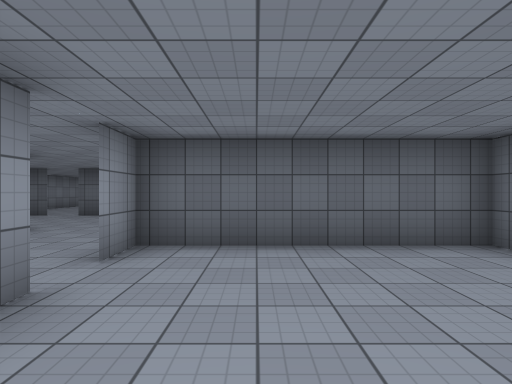
view 1 (above)

24 first-person views from a walk through a 3-D level made in the Unity game engine. The camera is 1.5 m above the floor, looks level and sees 80° across. The floor is counted in squares, 2 m on a side. Each view is taken from the middle of a square. On the plan, view 1 faces up. The plan holds only what a view shows up to about 10 squares ahead; the rest is blank. The place goes on beyond the plan. Surface patterns are stand-ins for the level's own textures.

view 2
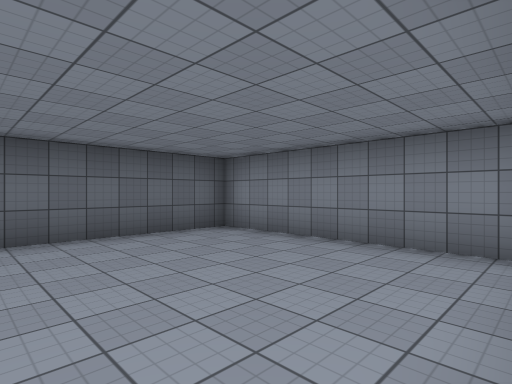

view 3
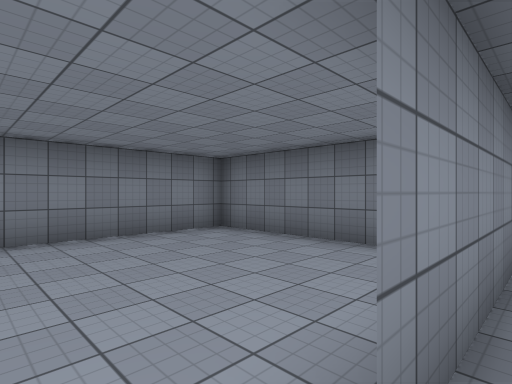

view 4
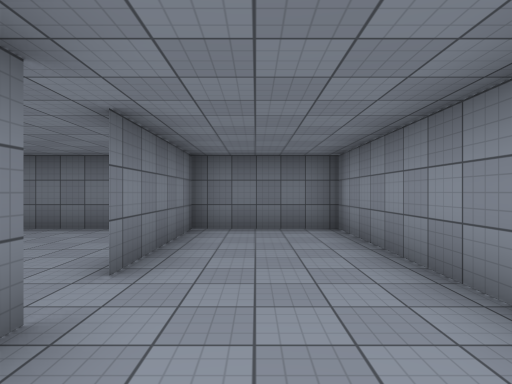

view 5
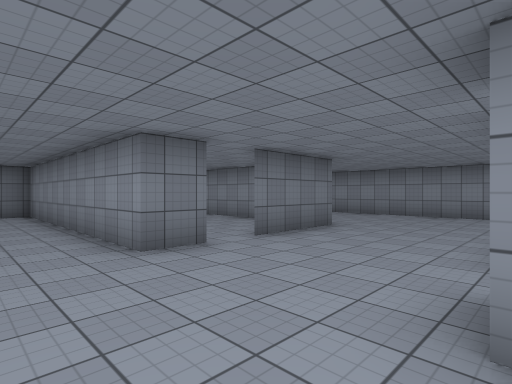

view 6
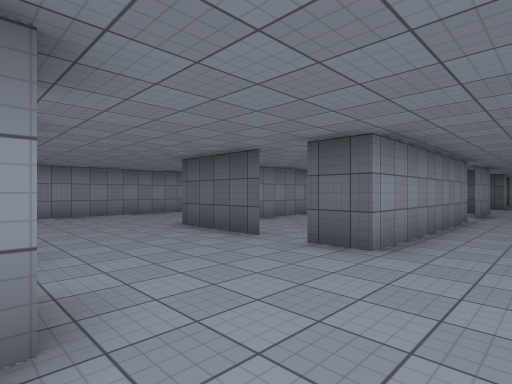

view 7
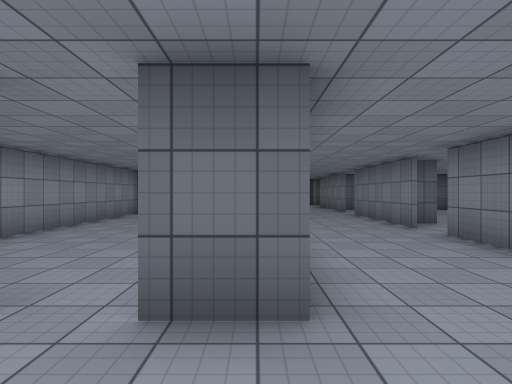

view 8
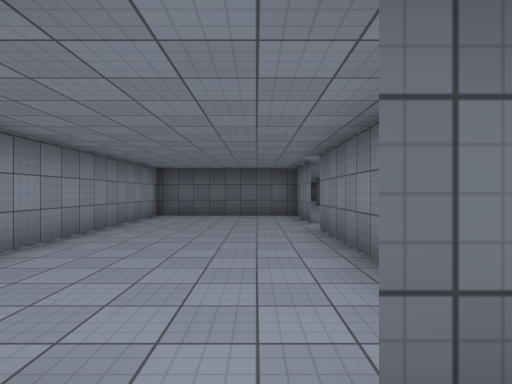

view 9
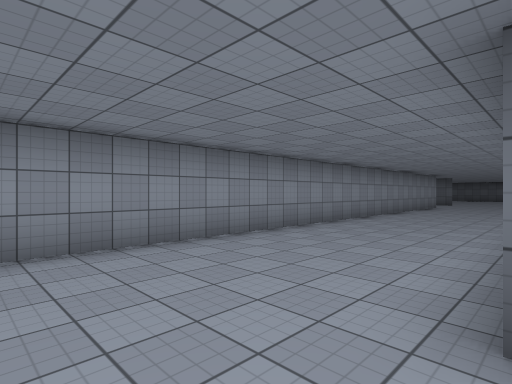

view 10
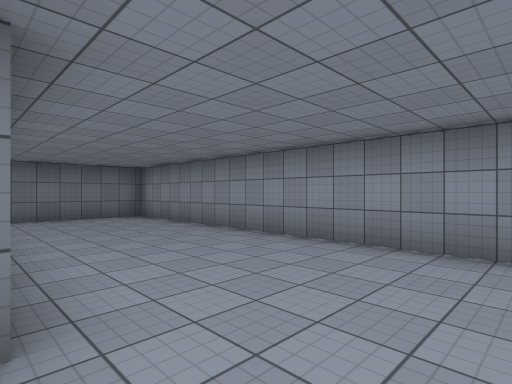

view 11
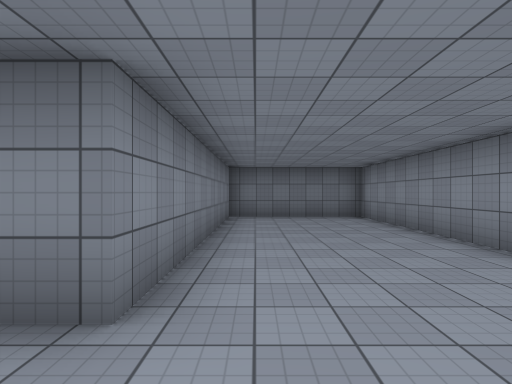

view 12
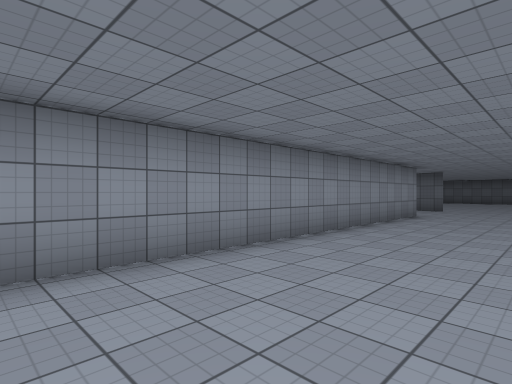

view 13
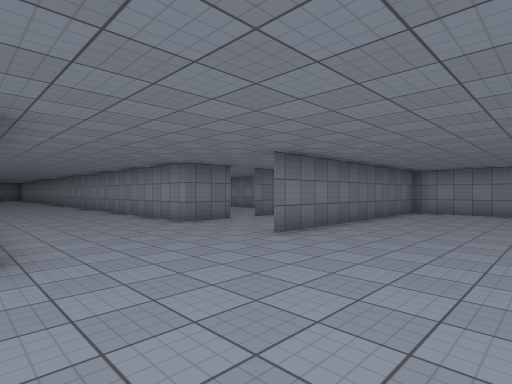

view 14
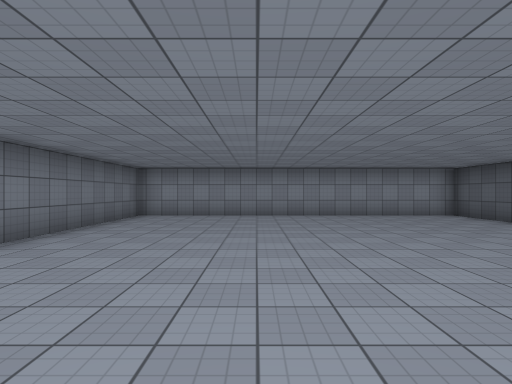

view 15
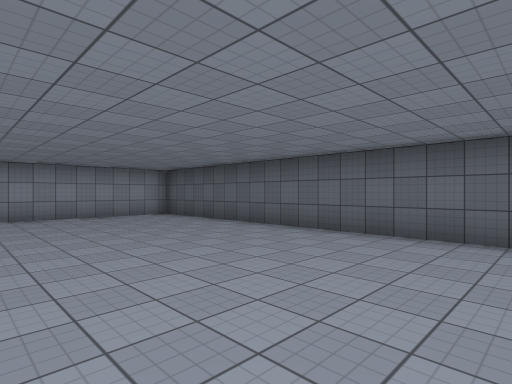

view 16
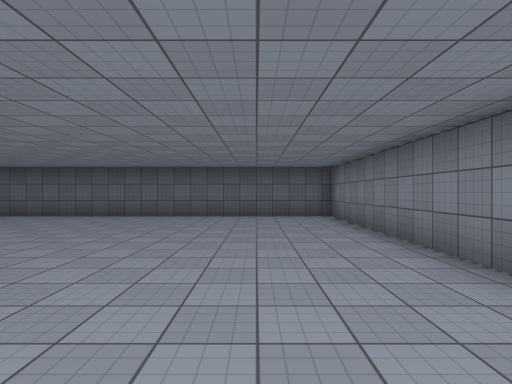

view 17
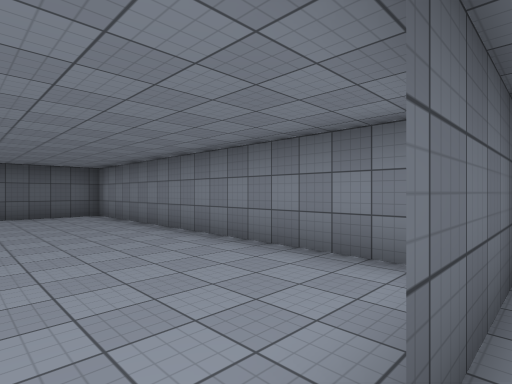

view 18
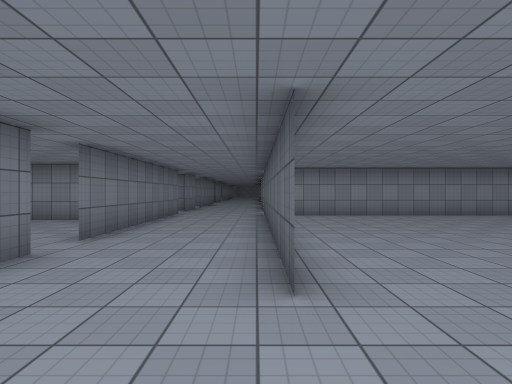

view 19
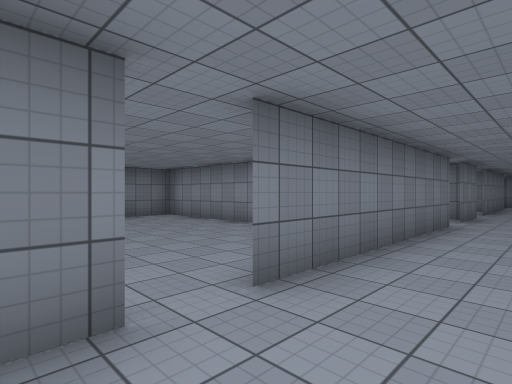

view 20
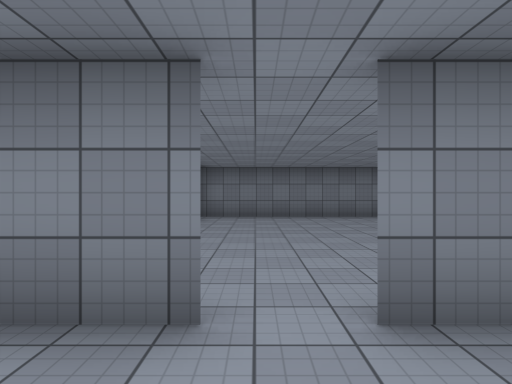

view 21
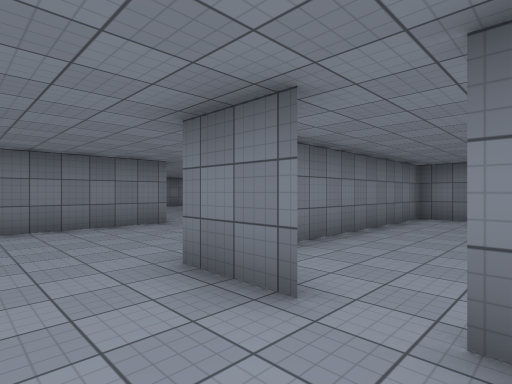

view 22
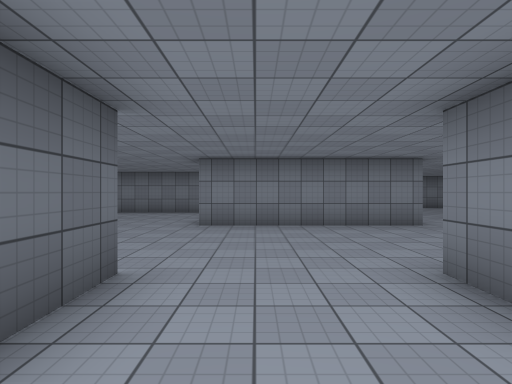

view 23
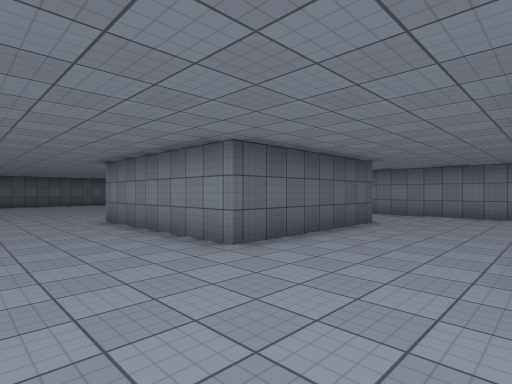

view 24
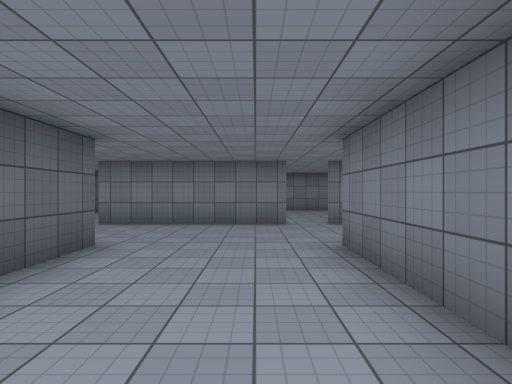

### Floor plan
Points are (right, up) in squares from view 1. A wall is a line through its corners. A room is listed if a view was taken in it or the views show most of it. See-through windows are left out.
Room 1 (views 1, 2)
walls: (-2, -1.2) (3.3, -1.2) (3.3, 4.3) (-1.7, 4.3) (-1.7, 3.2)
ways out: opening at (-2, 3) to room 2
Room 2 (views 3, 4, 5, 6, 7, 8, 9, 10, 11, 12, 13, 14, 15, 16, 17, 18, 23, 24)
walls: (-7.6, 18.8) (-4.6, 18.8); (-13.2, 24.3) (-13.2, -1.2) (-9.2, -1.2) (-9.2, 6.3) (-6.6, 6.3); (-4.6, 22.3) (-9.2, 22.3) (-9.2, 27.4); (-4.7, 18.5) (-4.7, 16.2); (-4.7, 15.4) (-4.7, 9.8) (-5.8, 9.8); (-1.7, 19.2) (-1.7, 23.9); (-4.7, 28) (-4.7, 37.3) (-20.7, 37.3) (-20.7, 27.3) (-13.1, 27.3); (-1.7, 16.4) (-1.7, 18.4); (-1.7, 14.2) (-1.7, 15.4); (-6.6, 9.8) (-9.2, 9.8); (-1.7, 11.9) (-1.7, 13.4); (-5.8, 6.3) (-4.7, 6.3) (-4.7, -1.2) (-2, -1.2); (-1.7, -1.2) (-1.7, 2.4)
ways out: opening at (-2, 3) to room 1; opening at (-14, 25.5) to room 3; opening at (-6, 10) to room 5; opening at (-3.5, 15) to room 6; opening at (-3.5, 17.5) to room 6; opening at (-8, 27); opening at (-6, 6); opening at (-3.5, 22.5); opening at (-2, 14); opening at (-2, 19)
Room 3 (views 19, 20, 21, 22)
walls: (-14.8, 24.3) (-13.2, 24.3); (-21.8, 24.3) (-15.6, 24.3); (-13.1, 27.3) (-20.2, 27.3)
ways out: opening at (-14, 25.5) to room 2; opening at (-15, 24) to room 4; opening at (-23.5, 25.5); opening at (-22, 24)
Room 4 (no view inside)
walls: (-19.2, 22.2) (-19.2, 16.8) (-13.2, 16.8) (-13.2, 22.4)
ways out: opening at (-15, 24) to room 3
Room 5 (no view inside)
walls: (-4.7, 16.4) (-4.7, 18.8) (-9.2, 18.8) (-9.2, 12.2); (-4.7, 12.2) (-4.7, 15.2)
ways out: opening at (-6, 10) to room 2; opening at (-5, 16) to room 6
Room 6 (no view inside)
walls: (-1.7, 15.4) (-1.7, 16.4)
ways out: opening at (-3.5, 15) to room 2; opening at (-3.5, 17.5) to room 2; opening at (-5, 16) to room 5

Where each view was taken, in squares from view 1:
view 1: 0 up, 0 right, facing up
view 2: 1 down, 1 left, facing up-right
view 3: 3 up, 2 left, facing down-right
view 4: 5 up, 3 left, facing down
view 5: 10 up, 3 left, facing down-left
view 6: 6 up, 3 left, facing up-left
view 7: 8 up, 5 left, facing up
view 8: 9 up, 6 left, facing up
view 9: 8 up, 9 left, facing up-left
view 10: 8 up, 9 left, facing down-left
view 11: 8 up, 10 left, facing down
view 12: 14 up, 10 left, facing up-left
view 13: 31 up, 9 left, facing down-left
view 14: 31 up, 11 left, facing left
view 15: 32 up, 11 left, facing up-left
view 16: 28 up, 7 left, facing up
view 17: 27 up, 8 left, facing up-right
view 18: 27 up, 11 left, facing left
view 19: 26 up, 14 left, facing down-left
view 20: 26 up, 15 left, facing down
view 21: 26 up, 16 left, facing down-right
view 22: 26 up, 16 left, facing right
view 23: 19 up, 12 left, facing up-right
view 24: 20 up, 9 left, facing right
